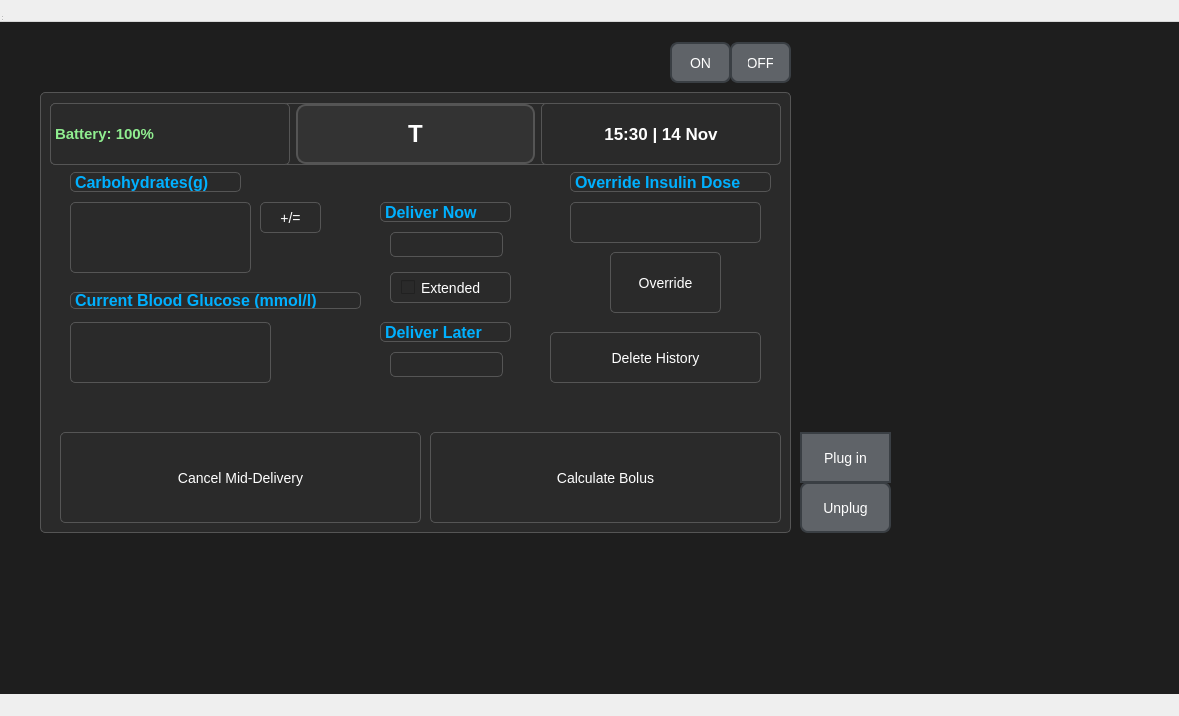
<?xml version="1.0" encoding="UTF-8"?>
<ui version="4.0">
 <class>bolusmenu</class>
 <widget class="QWidget" name="bolusmenu">
  <property name="geometry">
   <rect>
    <x>0</x>
    <y>0</y>
    <width>1179</width>
    <height>716</height>
   </rect>
  </property>
  <property name="windowTitle">
   <string>MainWindow</string>
  </property>
  <property name="styleSheet">
   <string notr="true">QMainWindow {
    background-color: #2e2e2e; /* Dark gray background */
    color: #ffffff; /* White text for contrast */
}</string>
  </property>
  <widget class="QWidget" name="centralwidget" native="true">
   <property name="geometry">
    <rect>
     <x>0</x>
     <y>22</y>
     <width>1181</width>
     <height>672</height>
    </rect>
   </property>
   <property name="styleSheet">
    <string notr="true">background-color: #1E1E1E; color: white; font-family: 'Segoe UI';</string>
   </property>
   <widget class="QStackedWidget" name="stackedWidget">
    <property name="geometry">
     <rect>
      <x>0</x>
      <y>0</y>
      <width>1021</width>
      <height>591</height>
     </rect>
    </property>
    <property name="styleSheet">
     <string notr="true">
QPlainTextEdit {
    background-color: #424242; /* Dark background */
    color: white; /* White text */
    border: 1px #5F6368; /* Very thin border */
    border-radius: 4px; /* Rounded corners */
    padding: 8px;
    font-size: 14px; /* Font size for text */
}
/* Style for QStackedWidget */
QStackedWidget {
    background-color: #2E2E2E; /* Dark gray background */
}

/* Style for QPushButton */
QPushButton {
    background-color: #5F6368; /* Subtle blue-gray */
    color: white;
    border: 2px solid #3A3F44; /* Darker gray border */
    border-radius: 8px; /* Rounded corners */
    padding: 8px 16px;
    font-size: 14px;
}

QPushButton:hover {
    background-color: #3A3F44; /* Slightly darker gray on hover */
}

QPushButton:pressed {
    background-color: #2C3136; /* Darker gray when pressed */
}

/* Style for QLabel */
QLabel {
    color: #00B0FF; /* Light ocean blue color for text */
    font-size: 16px; /* Slightly larger text */
    font-weight: bold; /* Bold text for emphasis */
}

/* Style for QCheckBox */
QCheckBox {
    color: white; /* White text for the checkbox label */
    font-size: 14px; /* Slightly smaller font size */
    padding: 5px;
    border: 2px solid #3A3F44; /* Dark gray border around the checkbox */
    border-radius: 4px; /* Rounded corners for checkbox */
    padding-left: 10px;
}

QCheckBox:hover {
    border-color: #5F6368; /* Subtle hover effect with a lighter gray border */
}

QCheckBox::indicator:checked {
    background-color: #00b0f0; /* Light Ocean Blue or your desired background color */
   
    border-radius: 4px;
}

QCheckBox::indicator:checked:pressed {
    background-color: #008CBA; /* Slightly darker blue when pressed */
}

/* Style for QLineEdit (e.g., text input fields) */
QLineEdit {
    background-color: #424242; /* Dark background */
    color: white; /* White text */
    border: 2px solid #3A3F44; /* Border around the text field */
    border-radius: 4px; /* Rounded corners */
    padding: 6px 10px;
}

QLineEdit:focus {
    border-color: #5F6368; /* Highlight the border when focused */
}

/* Style for QComboBox (e.g., dropdowns) */
QComboBox {
    background-color: #424242; /* Dark background */
    color: white; /* White text */
    border: 2px solid #3A3F44; /* Border color */
    border-radius: 4px;
    padding: 6px;
}

QComboBox:hover {
    border-color: #5F6368; /* Highlight border color on hover */
}

QComboBox:focus {
    border-color: #5F6368; /* Highlight border color when focused */
}

/* Style for QRadioButton */
QRadioButton {
    color: white; /* White text */
    font-size: 14px; /* Text size */
    padding: 5px;
    border: 2px solid #3A3F44; /* Dark gray border */
    border-radius: 4px; /* Rounded corners */
}

QRadioButton:hover {
    border-color: #5F6368; /* Hover effect */
}

QRadioButton:checked {
    background-color: #3A3F44; /* Dark gray when checked */
    color: #B0BEC5; /* Lighter text when checked */
}
</string>
    </property>
    <property name="currentIndex">
     <number>0</number>
    </property>
    <widget class="QWidget" name="page">
     <widget class="QFrame" name="graphFrame">
      <property name="geometry">
       <rect>
        <x>40</x>
        <y>70</y>
        <width>751</width>
        <height>441</height>
       </rect>
      </property>
      <property name="styleSheet">
       <string notr="true">background-color: #2A2A2A; border: 1px solid #555; border-radius: 5px;</string>
      </property>
      <widget class="QLabel" name="carbsLabel">
       <property name="geometry">
        <rect>
         <x>30</x>
         <y>80</y>
         <width>171</width>
         <height>20</height>
        </rect>
       </property>
       <property name="font">
        <font>
         <family>Segoe UI</family>
         <pointsize>-1</pointsize>
         <weight>75</weight>
         <bold>true</bold>
        </font>
       </property>
       <property name="text">
        <string>Carbohydrates(g)</string>
       </property>
      </widget>
      <widget class="QCheckBox" name="showExtendedCheckBox">
       <property name="geometry">
        <rect>
         <x>350</x>
         <y>180</y>
         <width>121</width>
         <height>31</height>
        </rect>
       </property>
       <property name="text">
        <string>Extended</string>
       </property>
      </widget>
      <widget class="QLabel" name="overrideInsulinLabel">
       <property name="geometry">
        <rect>
         <x>530</x>
         <y>80</y>
         <width>201</width>
         <height>20</height>
        </rect>
       </property>
       <property name="font">
        <font>
         <family>Segoe UI</family>
         <pointsize>-1</pointsize>
         <weight>75</weight>
         <bold>true</bold>
        </font>
       </property>
       <property name="text">
        <string>Override Insulin Dose</string>
       </property>
      </widget>
      <widget class="QLineEdit" name="overrideBolusInput">
       <property name="geometry">
        <rect>
         <x>530</x>
         <y>110</y>
         <width>191</width>
         <height>41</height>
        </rect>
       </property>
      </widget>
      <widget class="QPushButton" name="overrideButton">
       <property name="geometry">
        <rect>
         <x>570</x>
         <y>160</y>
         <width>111</width>
         <height>61</height>
        </rect>
       </property>
       <property name="text">
        <string>Override</string>
       </property>
      </widget>
      <widget class="QPushButton" name="deleteHistoryButton">
       <property name="geometry">
        <rect>
         <x>510</x>
         <y>240</y>
         <width>211</width>
         <height>51</height>
        </rect>
       </property>
       <property name="text">
        <string>Delete History</string>
       </property>
      </widget>
      <widget class="QLineEdit" name="carbInput">
       <property name="geometry">
        <rect>
         <x>30</x>
         <y>110</y>
         <width>181</width>
         <height>71</height>
        </rect>
       </property>
      </widget>
      <widget class="QLabel" name="currentBGLabel">
       <property name="geometry">
        <rect>
         <x>30</x>
         <y>200</y>
         <width>291</width>
         <height>17</height>
        </rect>
       </property>
       <property name="font">
        <font>
         <family>Segoe UI</family>
         <pointsize>-1</pointsize>
         <weight>75</weight>
         <bold>true</bold>
        </font>
       </property>
       <property name="text">
        <string>Current Blood Glucose (mmol/l)</string>
       </property>
      </widget>
      <widget class="QLineEdit" name="currentBGInput">
       <property name="geometry">
        <rect>
         <x>30</x>
         <y>230</y>
         <width>201</width>
         <height>61</height>
        </rect>
       </property>
      </widget>
      <widget class="QPushButton" name="addCarbButton">
       <property name="geometry">
        <rect>
         <x>220</x>
         <y>110</y>
         <width>61</width>
         <height>31</height>
        </rect>
       </property>
       <property name="text">
        <string>+/=</string>
       </property>
      </widget>
      <widget class="QPushButton" name="cancelBolusButton">
       <property name="geometry">
        <rect>
         <x>20</x>
         <y>340</y>
         <width>361</width>
         <height>91</height>
        </rect>
       </property>
       <property name="font">
        <font>
         <family>Segoe UI</family>
         <pointsize>-1</pointsize>
        </font>
       </property>
       <property name="text">
        <string>Cancel Mid-Delivery</string>
       </property>
      </widget>
      <widget class="QPushButton" name="calculateButton">
       <property name="geometry">
        <rect>
         <x>390</x>
         <y>340</y>
         <width>351</width>
         <height>91</height>
        </rect>
       </property>
       <property name="font">
        <font>
         <family>Segoe UI</family>
         <pointsize>-1</pointsize>
        </font>
       </property>
       <property name="text">
        <string>Calculate Bolus</string>
       </property>
      </widget>
      <widget class="QWidget" name="layoutWidget">
       <property name="geometry">
        <rect>
         <x>10</x>
         <y>11</y>
         <width>731</width>
         <height>62</height>
        </rect>
       </property>
       <layout class="QHBoxLayout" name="horizontalLayout_topBar_2">
        <item>
         <widget class="QLabel" name="batteryLabel">
          <property name="maximumSize">
           <size>
            <width>16777215</width>
            <height>310</height>
           </size>
          </property>
          <property name="styleSheet">
           <string notr="true">font-weight: bold; font-size: 11pt; color: lightgreen;</string>
          </property>
          <property name="text">
           <string>Battery: 100%</string>
          </property>
          <property name="alignment">
           <set>Qt::AlignLeading|Qt::AlignLeft|Qt::AlignVCenter</set>
          </property>
         </widget>
        </item>
        <item>
         <widget class="QPushButton" name="backButton">
          <property name="toolTip">
           <string>Return to Home</string>
          </property>
          <property name="styleSheet">
           <string notr="true">
 QPushButton {
     font: bold 18pt;
     background-color: #333;
     color: white;
     border-radius: 10px;
     border: 2px solid #555;
     width: 40px;
     height: 40px;
 }
     </string>
          </property>
          <property name="text">
           <string>T</string>
          </property>
         </widget>
        </item>
        <item>
         <widget class="QLabel" name="timeDateLabel">
          <property name="maximumSize">
           <size>
            <width>268</width>
            <height>310</height>
           </size>
          </property>
          <property name="styleSheet">
           <string notr="true">font-weight: bold; font-size: 13pt; color: white;</string>
          </property>
          <property name="text">
           <string>15:30 | 14 Nov</string>
          </property>
          <property name="alignment">
           <set>Qt::AlignCenter</set>
          </property>
         </widget>
        </item>
       </layout>
      </widget>
      <widget class="QLineEdit" name="DeliverNow">
       <property name="geometry">
        <rect>
         <x>350</x>
         <y>140</y>
         <width>113</width>
         <height>25</height>
        </rect>
       </property>
      </widget>
      <widget class="QLineEdit" name="DeliverLater">
       <property name="geometry">
        <rect>
         <x>350</x>
         <y>260</y>
         <width>113</width>
         <height>25</height>
        </rect>
       </property>
      </widget>
      <widget class="QLabel" name="carbsLabel_2">
       <property name="geometry">
        <rect>
         <x>340</x>
         <y>110</y>
         <width>131</width>
         <height>20</height>
        </rect>
       </property>
       <property name="font">
        <font>
         <family>Segoe UI</family>
         <pointsize>-1</pointsize>
         <weight>75</weight>
         <bold>true</bold>
        </font>
       </property>
       <property name="text">
        <string>Deliver Now</string>
       </property>
      </widget>
      <widget class="QLabel" name="carbsLabel_3">
       <property name="geometry">
        <rect>
         <x>340</x>
         <y>230</y>
         <width>131</width>
         <height>20</height>
        </rect>
       </property>
       <property name="font">
        <font>
         <family>Segoe UI</family>
         <pointsize>-1</pointsize>
         <weight>75</weight>
         <bold>true</bold>
        </font>
       </property>
       <property name="text">
        <string>Deliver Later</string>
       </property>
      </widget>
     </widget>
     <widget class="QPushButton" name="turnOffButton">
      <property name="geometry">
       <rect>
        <x>730</x>
        <y>20</y>
        <width>61</width>
        <height>41</height>
       </rect>
      </property>
      <property name="text">
       <string>OFF</string>
      </property>
     </widget>
     <widget class="QPushButton" name="turnOnButton">
      <property name="geometry">
       <rect>
        <x>670</x>
        <y>20</y>
        <width>61</width>
        <height>41</height>
       </rect>
      </property>
      <property name="styleSheet">
       <string notr="true"/>
      </property>
      <property name="text">
       <string>ON</string>
      </property>
     </widget>
     <widget class="QPushButton" name="ChargeButton">
      <property name="geometry">
       <rect>
        <x>800</x>
        <y>410</y>
        <width>91</width>
        <height>51</height>
       </rect>
      </property>
      <property name="font">
       <font>
        <family>Segoe UI</family>
        <pointsize>-1</pointsize>
        <kerning>true</kerning>
       </font>
      </property>
      <property name="styleSheet">
       <string notr="true">border-radius: 0pt;</string>
      </property>
      <property name="text">
       <string>Plug in</string>
      </property>
     </widget>
     <widget class="QPushButton" name="UnplugButton">
      <property name="geometry">
       <rect>
        <x>800</x>
        <y>460</y>
        <width>91</width>
        <height>51</height>
       </rect>
      </property>
      <property name="text">
       <string>Unplug</string>
      </property>
     </widget>
    </widget>
    <widget class="QWidget" name="ResultPage">
     <widget class="QPlainTextEdit" name="resultTextEdit">
      <property name="geometry">
       <rect>
        <x>320</x>
        <y>160</y>
        <width>301</width>
        <height>231</height>
       </rect>
      </property>
     </widget>
     <widget class="QPushButton" name="goBackButton">
      <property name="geometry">
       <rect>
        <x>340</x>
        <y>470</y>
        <width>291</width>
        <height>51</height>
       </rect>
      </property>
      <property name="font">
       <font>
        <family>Segoe UI</family>
        <pointsize>-1</pointsize>
        <weight>50</weight>
        <italic>false</italic>
        <bold>false</bold>
        <underline>false</underline>
        <strikeout>false</strikeout>
        <kerning>false</kerning>
       </font>
      </property>
      <property name="text">
       <string>RETURN</string>
      </property>
     </widget>
    </widget>
   </widget>
  </widget>
  <widget class="QMenuBar" name="menubar">
   <property name="geometry">
    <rect>
     <x>0</x>
     <y>0</y>
     <width>1179</width>
     <height>22</height>
    </rect>
   </property>
  </widget>
  <widget class="QStatusBar" name="statusbar">
   <property name="geometry">
    <rect>
     <x>0</x>
     <y>0</y>
     <width>3</width>
     <height>22</height>
    </rect>
   </property>
  </widget>
 </widget>
 <resources/>
 <connections/>
</ui>
